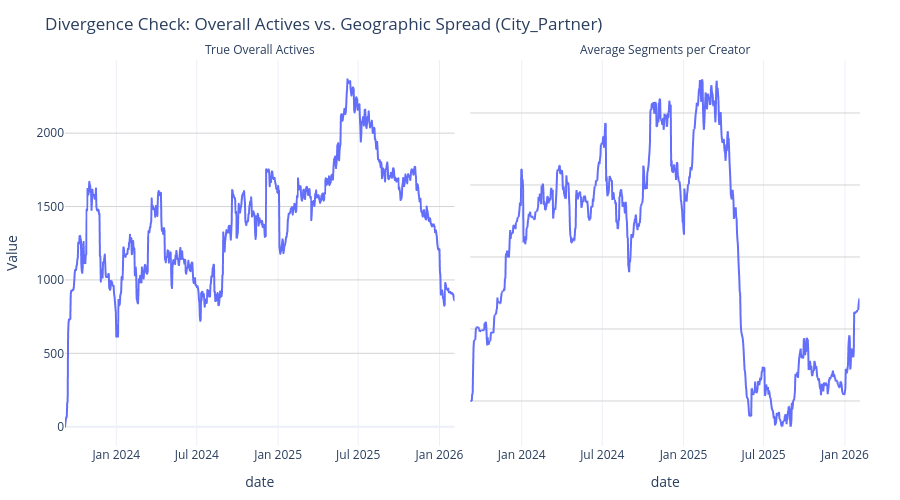

The code cell stored with this chart in its notebook:
### Markdown cell above
The nr. of different (partner) cities creators apply to
- This does not neatly follow the trend. True overall actives is on a decline, but before that, the nr. of different cities creators apply to fell very sharply. What happened between April and June 2025?

### Code cell
import pandas as pd
import plotly.express as px

def plot_cross_pollination(df_global, df_long, category_name='city_partner'):
    """
    Calculates and plots the average number of segments a creator interacts with.
    Proves whether total volume is dropping while per-user geographic spread is rising.
    """
    # 1. Sum up all the active users across every segment in the category (e.g., all cities)
    df_cat = df_long[df_long['category'] == category_name].copy()
    df_sum = df_cat.groupby('date')['active_last_month'].sum().reset_index()
    df_sum.rename(columns={'active_last_month': 'Sum of Segmented Actives'}, inplace=True)
    
    # 2. Merge with your true global active count
    # (Using the df_active_creators dataframe you built previously)
    df_merge = pd.merge(
        df_global[['date', 'active_last_month']], 
        df_sum, 
        on='date', 
        how='inner'
    )
    df_merge.rename(columns={'active_last_month': 'True Overall Actives'}, inplace=True)
    
    # 3. Calculate the Ratio (Average Cities per Creator)
    df_merge['Average Segments per Creator'] = df_merge['Sum of Segmented Actives'] / df_merge['True Overall Actives']
    
    # 4. Melt for a side-by-side Plotly facet chart
    df_plot = df_merge.melt(
        id_vars='date', 
        value_vars=['True Overall Actives', 'Average Segments per Creator'],
        var_name='Metric', 
        value_name='Value'
    )
    
    # 5. Plot the divergence
    fig = px.line(
        df_plot, 
        x='date', 
        y='Value', 
        facet_col='Metric',
        title=f'Divergence Check: Overall Actives vs. Geographic Spread ({str(category_name).title()})',
        template='plotly_white'
    )
    
    # Allow independent Y-axes so the ratio (e.g., 1.5) isn't flattened by the total count (e.g., 50,000)
    fig.update_yaxes(matches=None, showgrid=True, gridcolor='LightGray')
    fig.for_each_annotation(lambda a: a.update(text=a.text.split("=")[-1]))
    
    fig.update_layout(
        hovermode="x unified",
        margin=dict(t=60, b=40, l=40, r=40),
        height=500 
    )
    
    fig.show()

# --- How to use it ---
# Pass in your global dataframe and your long dataframe, and tell it which category to check
plot_cross_pollination(df_active_creators, df_master_long, category_name='city_partner')

### Figure 1 — Plotly figure (JSON) as saved in the notebook; plotly's stock layout.template omitted (floating-point values rounded to 4 significant figures; data arrays with more than 128 entries replaced by an {"elided": "..."} marker saying what was removed)
{"data": [{"hovertemplate": "Metric=True Overall Actives<br>date=%{x}<br>Value=%{y}<extra></extra>", "legendgroup": "", "line": {"color": "#636efa", "dash": "solid"}, "marker": {"symbol": "circle"}, "mode": "lines", "name": "", "showlegend": false, "type": "scattergl", "x": {"elided": "882 str values"}, "xaxis": "x", "y": {"elided": "882 float values"}, "yaxis": "y"}, {"hovertemplate": "Metric=Average Segments per Creator<br>date=%{x}<br>Value=%{y}<extra></extra>", "legendgroup": "", "line": {"color": "#636efa", "dash": "solid"}, "marker": {"symbol": "circle"}, "mode": "lines", "name": "", "showlegend": false, "type": "scattergl", "x": {"elided": "882 str values"}, "xaxis": "x2", "y": {"elided": "882 float values"}, "yaxis": "y2"}], "layout": {"annotations": [{"font": {}, "showarrow": false, "text": "True Overall Actives", "x": 0.245, "xanchor": "center", "xref": "paper", "y": 1, "yanchor": "bottom", "yref": "paper"}, {"font": {}, "showarrow": false, "text": "Average Segments per Creator", "x": 0.755, "xanchor": "center", "xref": "paper", "y": 1, "yanchor": "bottom", "yref": "paper"}], "height": 500, "hovermode": "x unified", "legend": {"tracegroupgap": 0}, "margin": {"b": 40, "l": 40, "r": 40, "t": 60}, "title": {"text": "Divergence Check: Overall Actives vs. Geographic Spread (City_Partner)"}, "xaxis": {"anchor": "y", "domain": [0, 0.49], "title": {"text": "date"}}, "xaxis2": {"anchor": "y2", "domain": [0.51, 1], "matches": "x", "title": {"text": "date"}}, "yaxis": {"anchor": "x", "domain": [0, 1], "gridcolor": "LightGray", "showgrid": true, "title": {"text": "Value"}}, "yaxis2": {"anchor": "x2", "domain": [0, 1], "gridcolor": "LightGray", "showgrid": true, "showticklabels": false}}}
